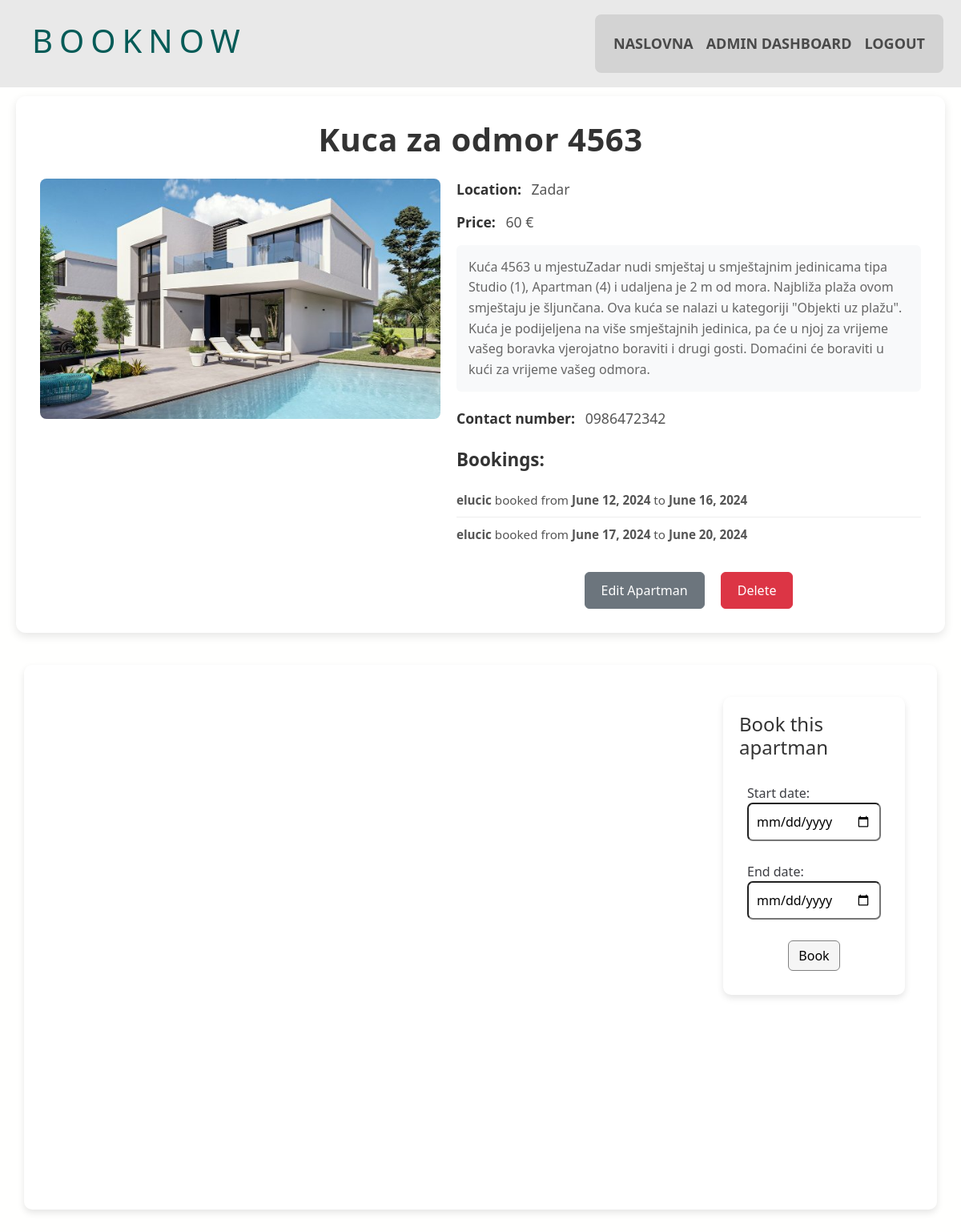
The page /app/apartman/25/ (signed in) on the database as committed earlier.
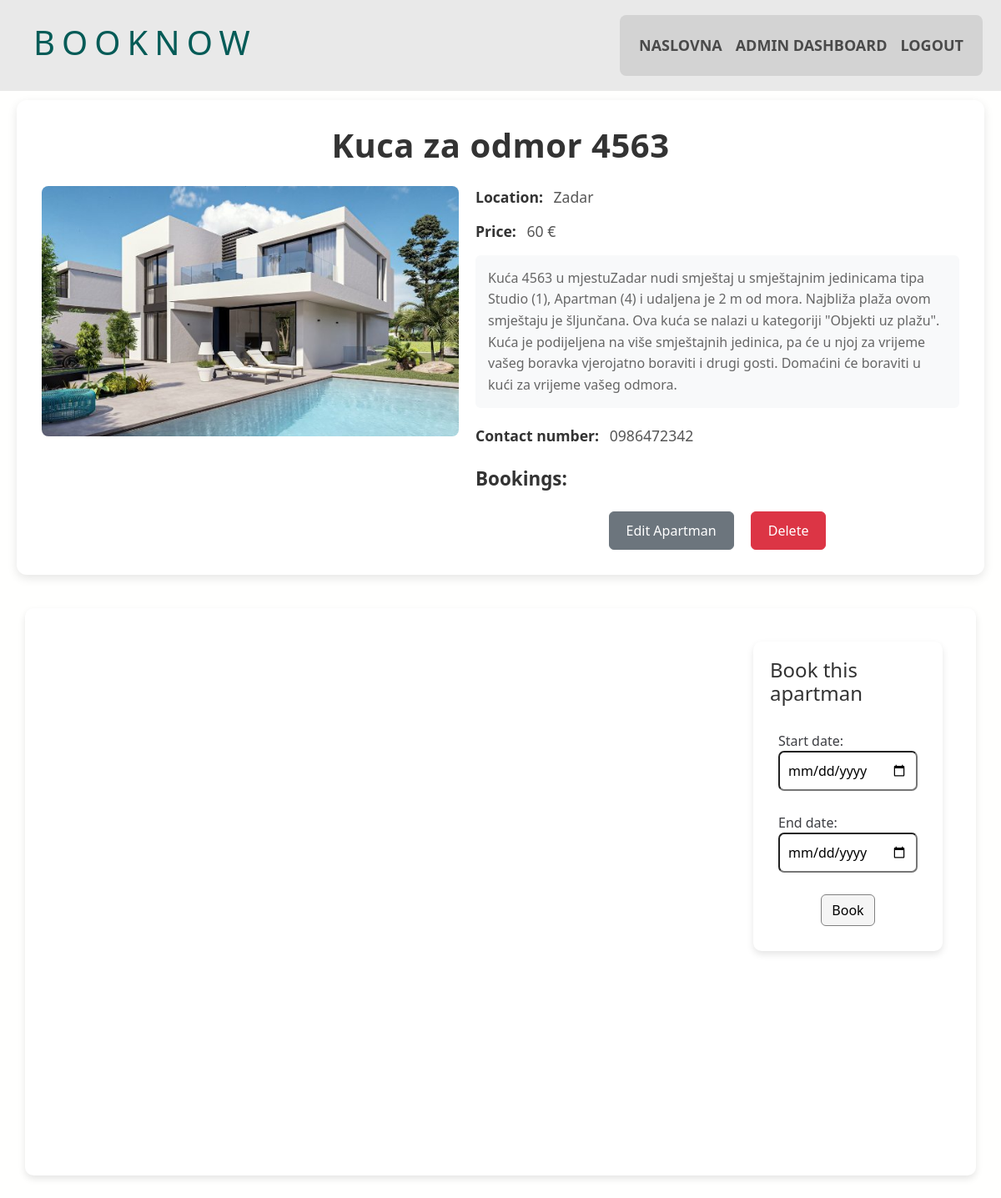
The same page on the database as committed later.
### app/models.py (models this page shows, shortened)
class Booking(models.Model):
    user = models.ForeignKey(User, on_delete=models.CASCADE)
    apartman = models.ForeignKey(Apartman, on_delete=models.CASCADE)
    start_date = models.DateField()
    end_date = models.DateField()

### app/views.py (the view)
# urls.py: path('apartman/<int:apartman_id>/', views.apartman_detail, name='apartman_detail'),
def apartman_detail(request, apartman_id):
    apartman = get_object_or_404(Apartman, id=apartman_id)
    bookings = Booking.objects.filter(apartman=apartman)
    return render(request, 'app/apartman_detail.html', {'apartman': apartman, 'bookings': bookings, 'form': BookingForm(initial={'apartman': apartman})})

### app/forms.py
class BookingForm(forms.ModelForm):
   class Meta:
        model = Booking
        fields = ['apartman', 'start_date', 'end_date']
        widgets = {
            'start_date': forms.DateInput(attrs={'type': 'date'}),
            'end_date': forms.DateInput(attrs={'type': 'date'}),
            'apartman': forms.HiddenInput()
        }

### app/templates/app/apartman_detail.html (shortened to what this page needs)
{% extends "app/base.html" %}
{% load static %}
{% block content %}
<div class="card-detail">
    <div class="house-info-card">
        <h1 class="house-title">{{ apartman.title }}</h1>
        <div class="house-details">
            {% if apartman.apartman_image %}
            <img id="apartmanImage" src="{{ apartman.apartman_image.url }}" class="house-img" alt="{{ apartman.title }}">
            {% endif %}
            <div class="house-content">
                <p class="info-item"><span class="info-label">Location:</span> {{ apartman.location }}</p>
                <p class="info-item"><span class="info-label">Price:</span> {{ apartman.price }} €</p>
                <p class="info-description">{{ apartman.description }}</p>
                <p class="info-item"><span class="info-label">Contact number:</span> {{ apartman.contact_number }}</p>
                {% if request.user.is_superuser %}
                <div class="booking-details">
                    <h3 class="booking-title">Bookings:</h3>
                    <ul class="booking-list">
                        {% for booking in bookings %}
                        <li>
                            <strong>{{ booking.user.username }}</strong> booked from
                            <strong>{{ booking.start_date }}</strong> to
                            <strong>{{ booking.end_date }}</strong>
                        </li>
                        {% endfor %}
                    </ul>
                </div>
                {% endif %}
                {% if user.is_superuser %}
                <div class="edit-buttons">
                    <a href="{% url 'app:edit_apartman' apartman.id %}" class="btn btn-secondary">Edit Apartman</a>
                    <form method="post" action="{% url 'app:delete_apartman' apartman.id %}" style="display: inline;">
                        <button type="submit" class="btn btn-danger">Delete</button>
                    </form>
                </div>
                {% endif %}
            </div>
        </div>
    </div>
    <div class="calendar">
        <div id='calendar'></div>
        <div class="booking">
            <h3>Book this apartman</h3>
            <form id="booking-form" method="post" action="{% url 'app:add_booking' %}">
                {{ form.as_p }}
                <button type="submit" class="btn btn-primary">Book</button>
            </form>
        </div>
    </div>
</div>
{% endblock %}

Rows that differ between the two databases and show on the page:
removed Booking: user.username "elucic", start_date "June 12, 2024", end_date "June 16, 2024"
removed Booking: user.username "elucic", start_date "June 17, 2024", end_date "June 20, 2024"
